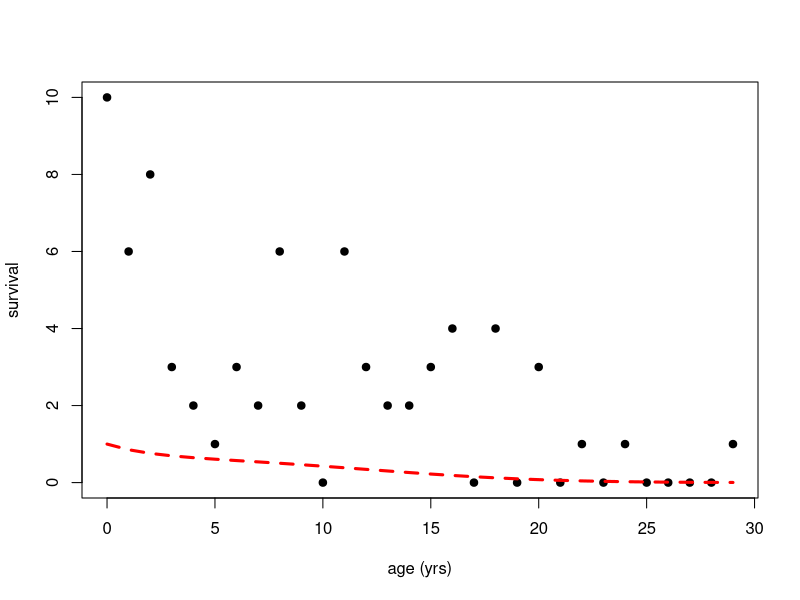
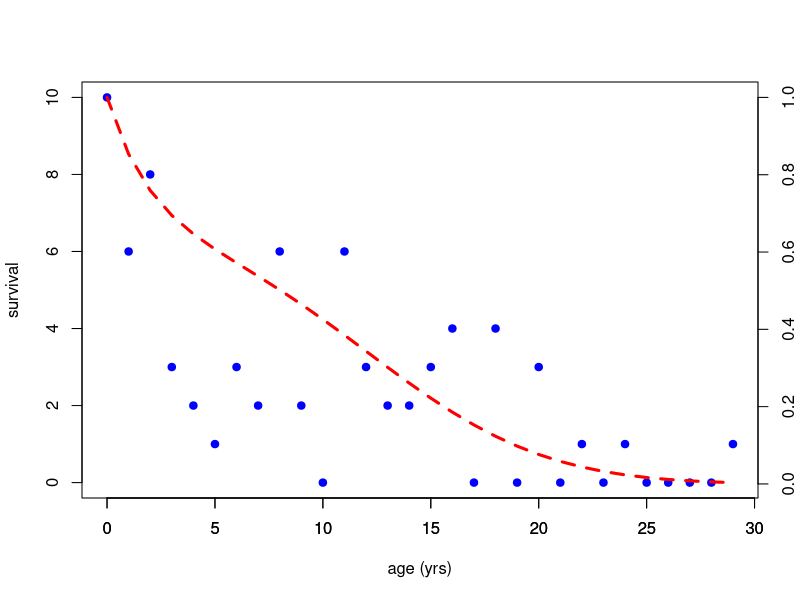
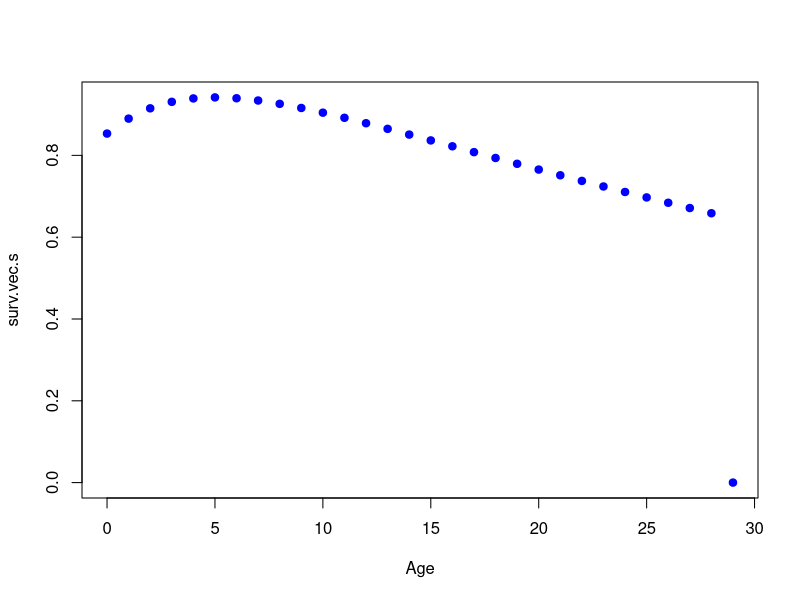
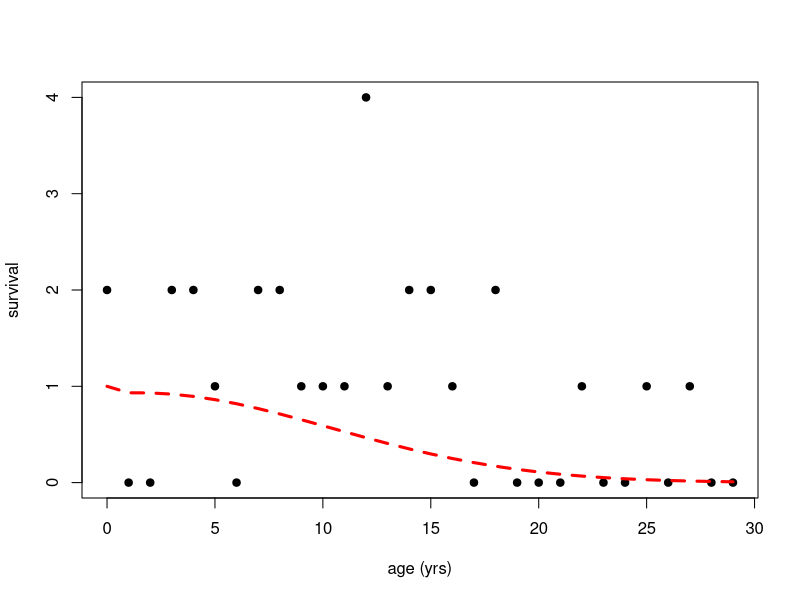
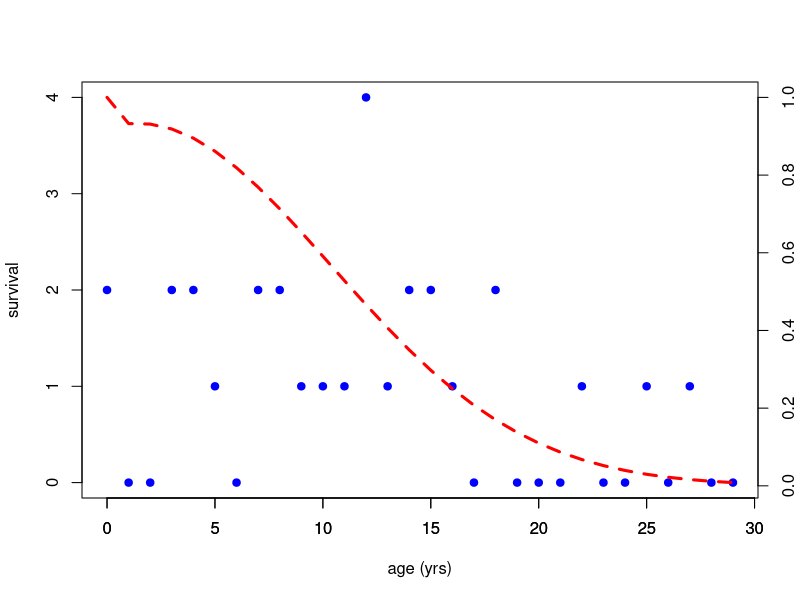
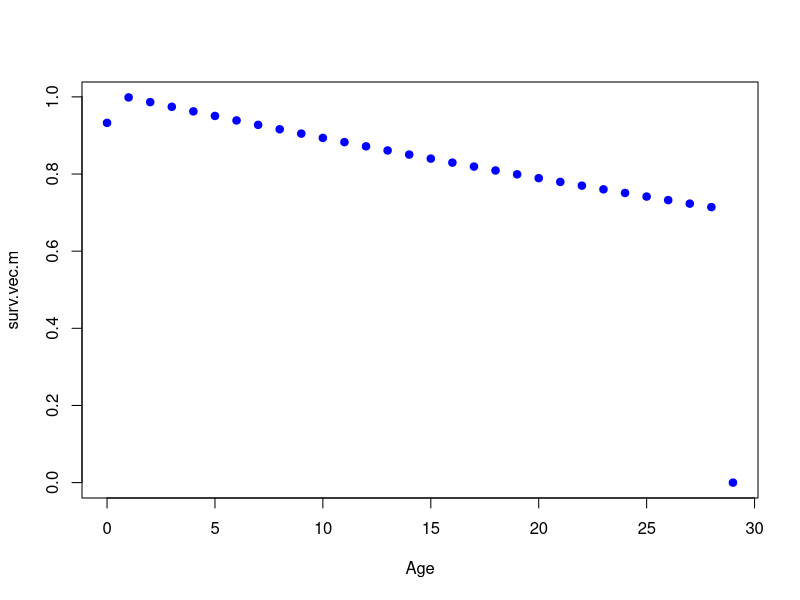
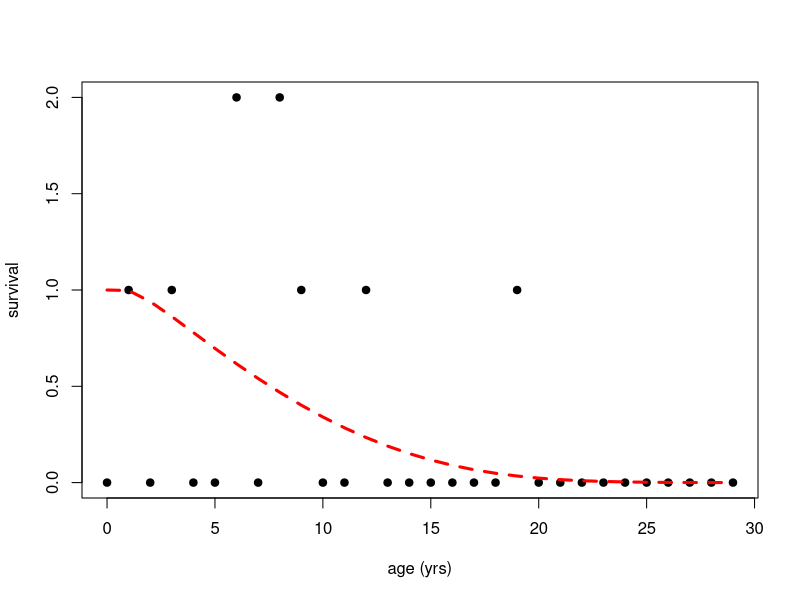
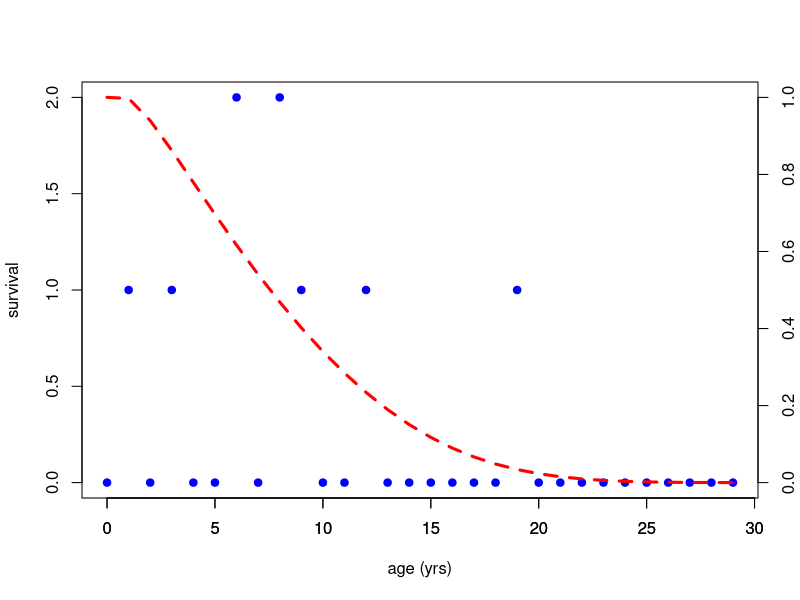

Reproduce these figures in R, in order.

# Survival data - Bycatch, Stranding, Mass stranding
##+++++++++++++++++++++++++++++++++++++++++++++++++++++++++++++++++++++++++++++++++++++++++++++++

#Siler model:

Si.mod <- function(data, par = c(-0.15, 1.10, 0.15, 0.005, 0.15),
                   rm = 0, method = "Nelder-Mead",
                   control = list(fnscale = -1, maxit = 10000)){
  data$age1 <- data[,1] + 1
  optim(par,
        function(par) {
          a1 <- par[1]
          b1 <- par[2]
          a2 <- par[3]
          a3 <- par[4]
          b3 <- par[5]
          if(rm != 0){
            data <- data[-c(1,rm),]
            data[,1] <- data[,1] - rm
            data[,length(data)] <- data[,length(data)] - rm
          }
          n <- NROW(data)
          S.t <- function(t) {
            return(exp(-a1/b1 * (1 - exp(-b1 * t))) *
                     exp(-a2 * t) * exp(a3/b3 * (1 - exp(b3 * t))))
          }
          dif <- S.t(data[1:n,1]) - S.t(data[1:n,length(data)])
          obs <- data[,2]
          lnlk <- as.numeric(crossprod(obs, log(dif)))
          return(lnlk)
        },
        method = method,
        control = control)
}


# Strandings

# Create data frame of proportion of each age group from stranding data
age.vec <- seq(0, 29, 1)
surv.s<-c(10,6,8,3,2,1,3,2,6,2,0,6,3,2,2,3,4,0,4,0,3,0,1,0,1,0,0,0,0,1)
data.s<-data.frame(age.vec,surv.s)

outfred.s <- Si.mod(data.s)

a1 <- outfred.s$par[1]
b1 <- outfred.s$par[2]
a2 <- outfred.s$par[3]
a3 <- outfred.s$par[4]
b3 <- outfred.s$par[5]

fred.sil.s<-exp(-a1/b1 * (1 - exp(-b1 * age.vec))) * exp(-a2 * age.vec) * exp(a3/b3 * (1 - exp(b3 * age.vec)))

plot(age.vec,data.s$surv.s,pch=19,xlab="age (yrs)", ylab="survival")
lines(age.vec,fred.sil.s,lty=2,lwd=3,col="red")

# Plot the initial data with the primary y-axis
plot(age.vec, data.s$surv.s, pch=19, xlab="age (yrs)", ylab="survival", type="p",ylim=c(min(data.s$surv.s), max(data.s$surv.s)), col="blue")
par(new=TRUE)# Overlay a new plot for the secondary data
plot(age.vec, fred.sil.s, type="n", axes=FALSE, xlab="", ylab="")  # Type "n" to not plot the data points
axis(side=4, at=pretty(range(fred.sil.s)))  # Add a secondary y-axis on the right
mtext("survival probability", side=4, line=3)  # Label the secondary y-axis
lines(age.vec, fred.sil.s, lty=2, lwd=3, col="red") # Add lines to the secondary plot
axis(side=1) # Ensure the x-axis is correctly labeled

# Extracting the Survival Probability Vector
# Assuming the CSV file has a column named 'Sx' representing survival probabilities (the proportion of individuals
# surviving to the next age class or year), 

iter <- length(fred.sil.s)
surv.vec.s <- numeric(length(fred.sil.s) - 1)
for (i in 2:iter) {
  surv.vec.s[i - 1] <- fred.sil.s[i] / fred.sil.s[i - 1]
}

surv.vec.s <- c(surv.vec.s, 0)

plot(age.vec, surv.vec.s, pch=19, xlab = "Age", ylab = "surv.vec.s", type="p", col = "blue")



# Mass Strandings

# Create data frame of proportion of each age group from stranding data
age.vec <- seq(0, 29, 1)
surv.m<-c(2,0,0,2,2,1,0,2,2,1,1,1,4,1,2,2,1,0,2,0,0,0,1,0,0,1,0,1,0,0)
data.m<-data.frame(age.vec,surv.m)

outfred.m <- Si.mod(data.m)

a1 <- outfred.m$par[1]
b1 <- outfred.m$par[2]
a2 <- outfred.m$par[3]
a3 <- outfred.m$par[4]
b3 <- outfred.m$par[5]

fred.sil.m<-exp(-a1/b1 * (1 - exp(-b1 * age.vec))) * exp(-a2 * age.vec) * exp(a3/b3 * (1 - exp(b3 * age.vec)))

plot(age.vec,data.m$surv.m,pch=19,xlab="age (yrs)", ylab="survival")
lines(age.vec,fred.sil.m,lty=2,lwd=3,col="red")

# Plot the initial data with the primary y-axis
plot(age.vec, data.m$surv.m, pch=19, xlab="age (yrs)", ylab="survival", type="p",ylim=c(min(data.m$surv.m), max(data.m$surv.m)), col="blue")
par(new=TRUE)# Overlay a new plot for the secondary data
plot(age.vec, fred.sil.m, type="n", axes=FALSE, xlab="", ylab="")  # Type "n" to not plot the data points
axis(side=4, at=pretty(range(fred.sil.m)))  # Add a secondary y-axis on the right
mtext("survival probability", side=4, line=3)  # Label the secondary y-axis
lines(age.vec, fred.sil.m, lty=2, lwd=3, col="red") # Add lines to the secondary plot
axis(side=1) # Ensure the x-axis is correctly labeled

# Extracting the Survival Probability Vector
# Assuming the CSV file has a column named 'Sx' representing survival probabilities (the proportion of individuals
# surviving to the next age class or year), 

iter <- length(fred.sil.m)
surv.vec.m <- numeric(length(fred.sil.m) - 1)
for (i in 2:iter) {
  surv.vec.m[i - 1] <- fred.sil.m[i] / fred.sil.m[i - 1]
}

surv.vec.m <- c(surv.vec.m, 0)

plot(age.vec, surv.vec.m, pch=19, xlab = "Age", ylab = "surv.vec.m", type="p", col = "blue")



# Bycatch

# Create data frame of proportion of each age group from stranding data
age.vec <- seq(0, 29, 1)
surv.b<-c(0,1,0,1,0,0,2,0,2,1,0,0,1,0,0,0,0,0,0,1,0,0,0,0,0,0,0,0,0,0)
data.b<-data.frame(age.vec,surv.b)

outfred.b <- Si.mod(data.b)

a1 <- outfred.b$par[1]
b1 <- outfred.b$par[2]
a2 <- outfred.b$par[3]
a3 <- outfred.b$par[4]
b3 <- outfred.b$par[5]

fred.sil.b<-exp(-a1/b1 * (1 - exp(-b1 * age.vec))) * exp(-a2 * age.vec) * exp(a3/b3 * (1 - exp(b3 * age.vec)))

plot(age.vec,data.b$surv.b,pch=19,xlab="age (yrs)", ylab="survival")
lines(age.vec,fred.sil.b,lty=2,lwd=3,col="red")

# Plot the initial data with the primary y-axis
plot(age.vec, data.b$surv.b, pch=19, xlab="age (yrs)", ylab="survival", type="p",ylim=c(min(data.b$surv.b), max(data.b$surv.b)), col="blue")
par(new=TRUE)# Overlay a new plot for the secondary data
plot(age.vec, fred.sil.b, type="n", axes=FALSE, xlab="", ylab="")  # Type "n" to not plot the data points
axis(side=4, at=pretty(range(fred.sil.b)))  # Add a secondary y-axis on the right
mtext("survival probability", side=4, line=3)  # Label the secondary y-axis
lines(age.vec, fred.sil.b, lty=2, lwd=3, col="red") # Add lines to the secondary plot
axis(side=1) # Ensure the x-axis is correctly labeled

# Extracting the Survival Probability Vector
# Assuming the CSV file has a column named 'Sx' representing survival probabilities (the proportion of individuals
# surviving to the next age class or year), 

iter <- length(fred.sil.b)
surv.vec.b <- numeric(length(fred.sil.b) - 1)
for (i in 2:iter) {
  surv.vec.b[i - 1] <- fred.sil.b[i] / fred.sil.b[i - 1]
}

surv.vec.b <- c(surv.vec.b, 0)

plot(age.vec, surv.vec.b, pch=19, xlab = "Age", ylab = "surv.vec.b", type="p", col = "blue")





